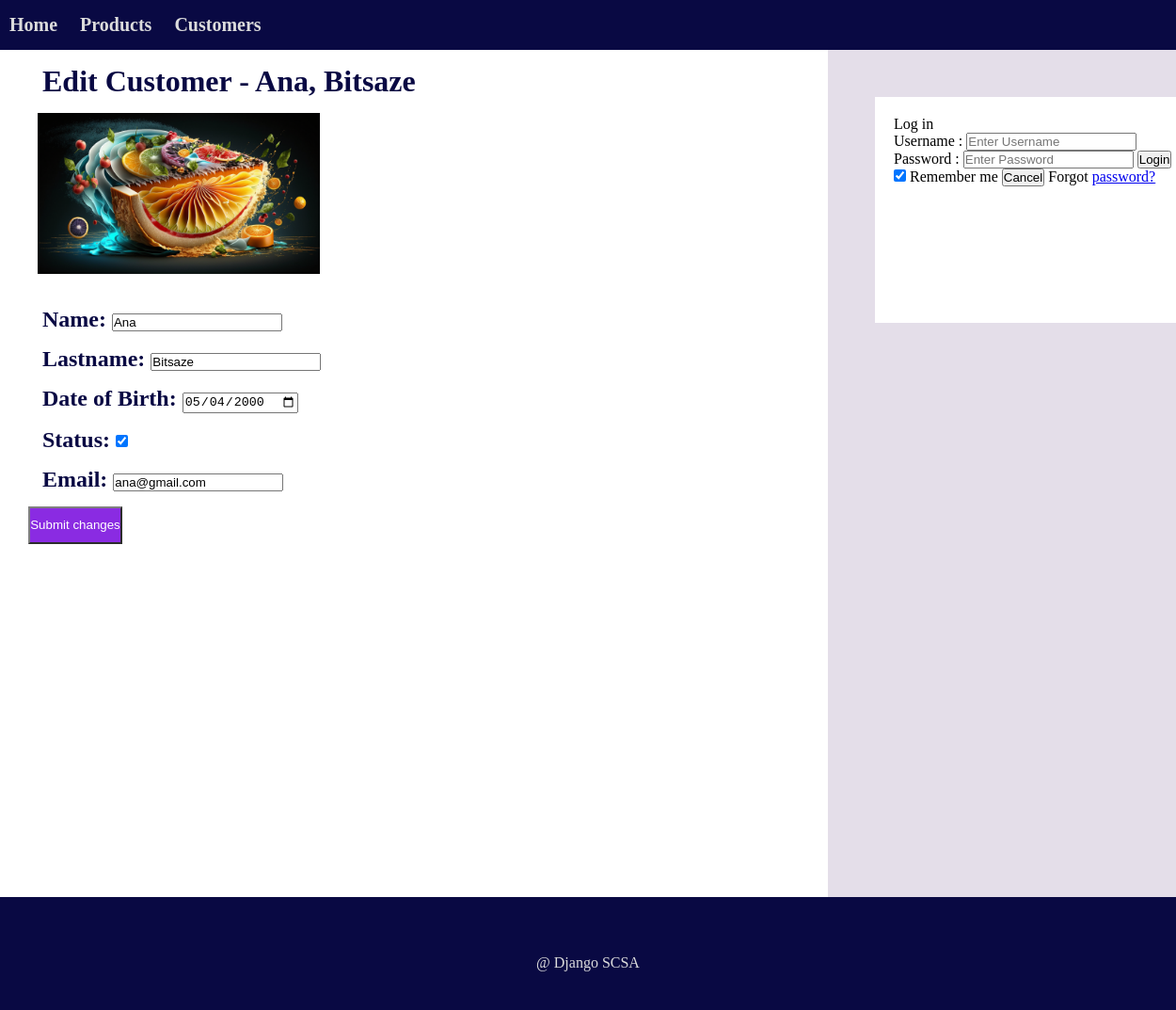
Page /customers/edit-customer/1 on the earlier database version.
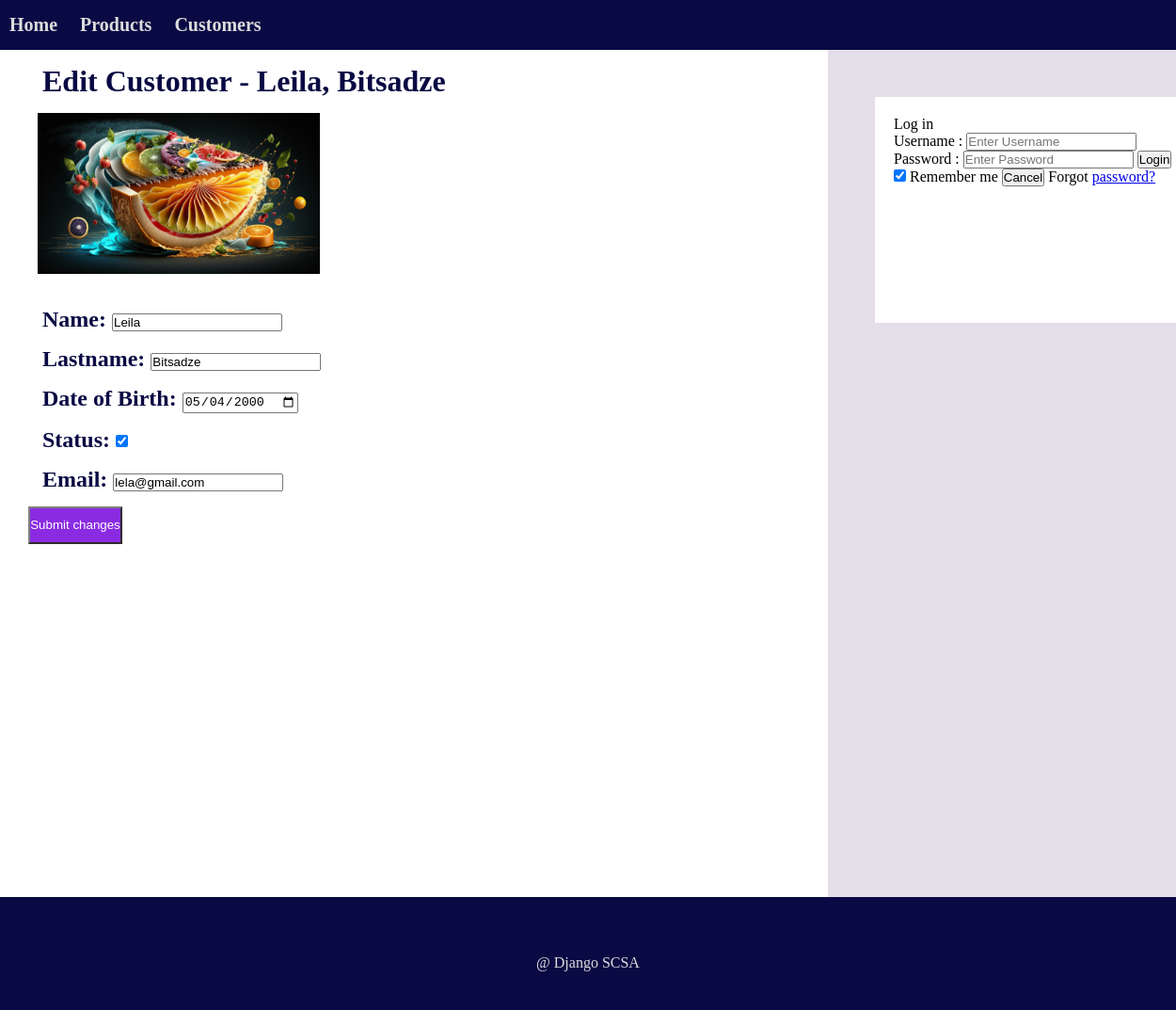
Same page on the later database version.
### customers/models.py (models this page shows, shortened)
class CustomerModel(models.Model):
    first_name = models.CharField(max_length=30)
    last_name = models.CharField(max_length=30)
    birth_date = models.DateField(validators=[validate_customers])
    is_active = models.BooleanField(default=True)
    email = models.EmailField(validators=[validate_email])

### customers/views.py (the view)
# urls.py: path('edit-customer/<int:id>',editCustomerView,name='edit-customer'),
def editCustomerView(request,id):
    template_name = 'editCustomer.html'
    customer = CustomerModel.objects.get(id=id)
    form = CustomerForm(instance=customer)
    if request.POST:
        form = CustomerForm(request.POST,instance=customer)
        if form.is_valid():
            form.save()
            return redirect('customer-list')
    context = {
    'form':form,
        'customer_id':customer.id,
        'customer': customer,
    }
    return render(request,template_name,context)

### customers/forms.py
class CustomerForm(forms.ModelForm):
    class Meta:
        model=CustomerModel
        fields='__all__'
        widgets = {
            'birth_date': DateInput(attrs={'type': 'date'}),
        }

### templates/editCustomer.html (shortened to what this page needs)
{% extends 'base.html' %}
{% block content %}
{% load static %}
    <header>
      <h1>Edit Customer - {{customer.first_name}}, {{customer.last_name}} </h1>
      <img src="{% static 'images/food2.png' %}" alt="Food" class="image-lists">
    <header>
    <form method="post" action="{% url 'edit-customer' customer_id %}">
      <h2>Name: {{ form.first_name }}</h2>
      <h2>Lastname: {{ form.last_name }}</h2>
      <h2>Date of Birth: {{ form.birth_date }}</h2>
      <h2>Status: {{ form.is_active }}</h2>
      <h2>Email: {{ form.email }}</h2>
        <button type="submit" class="button">Submit changes</button>
      </form>
  {% endblock %}

Differences in the rows shown:
changed CustomerModel: first_name "Ana" → "Leila"; last_name "Bitsaze" → "Bitsadze"; email "ana@gmail.com" → "lela@gmail.com"
